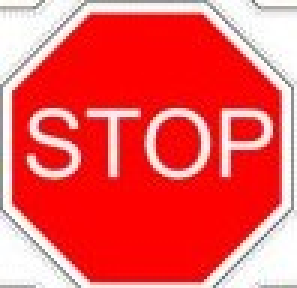
#> input picture py1/stop1.jpg, 99 x 96 px (shown 3 times larger)
$ python pp3.py
#> lines starting #> are read from the running program, lines starting #| are printed output that depends on the picture
import cv2
import numpy as np
from matplotlib import pyplot as plt
name1='stop_sign.png'
name3 ='stop1.jpg'
name2='to_find2.jpg'
n1 = name3
n2 = name2

template = cv2.imread( n1, 0 )
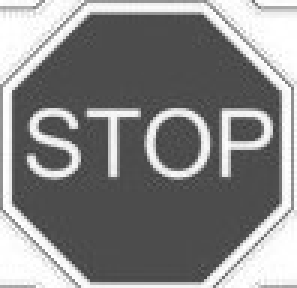
#> template: shape (96, 99) (shown 3 times larger); min 59, max 255, mean 133.9
w, h = template.shape[::-1]
#> w = 99; h = 96
#template = cv2.cvtColor(template, cv2.COLOR_BGR2GRAY)
template = template.astype(np.float32)

# All the 6 methods for comparison in a list
#methods = ['cv2.TM_CCOEFF', 'cv2.TM_CCOEFF_NORMED', 'cv2.TM_CCORR',
#            'cv2.TM_CCORR_NORMED', 'cv2.TM_SQDIFF', 'cv2.TM_SQDIFF_NORMED']

#cap = cv2.VideoCapture(0)
img =cv2.imread(n2)
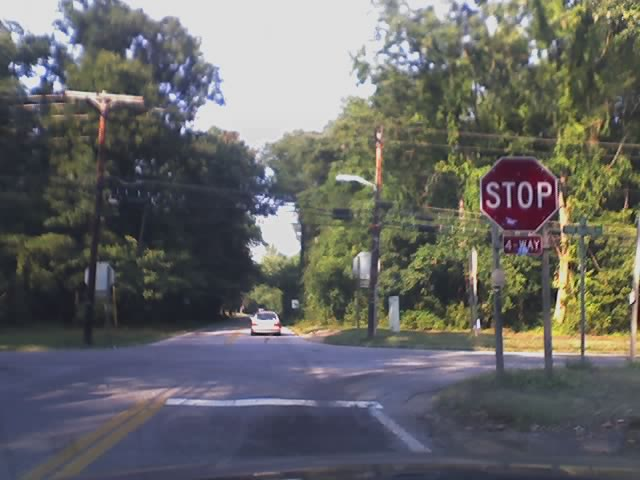
#> input picture py1/to_find2.jpg, 640 x 480 px
#> img is the input picture: shape (480, 640, 3); mean B, G, R 101.7, 102.8, 102.4
img2 = img.copy()


#for meth in methods:
img = img2.copy()
img = cv2.cvtColor(img, cv2.COLOR_BGR2GRAY)
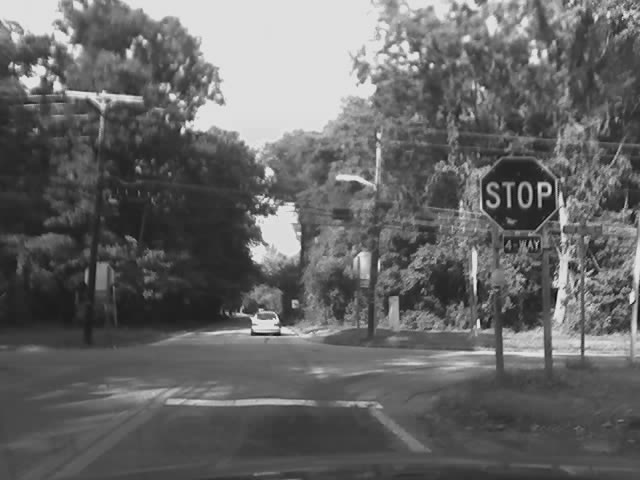
#> img: shape (480, 640); min 9, max 237, mean 102.6
img = img.astype(np.float32)

res = cv2.matchTemplate(img,template, cv2.TM_CCOEFF_NORMED)
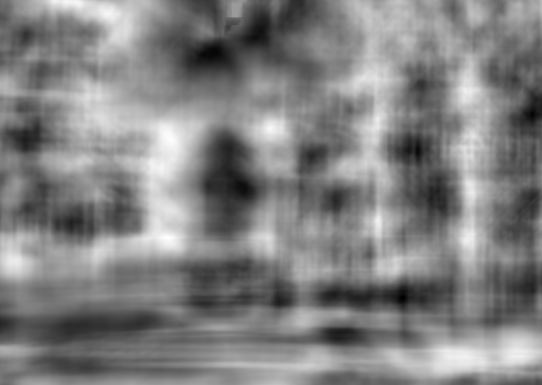
#> res: shape (385, 542) float32; min -0.384, max 0.396, mean 0.0116; drawn with min black and max white
min_val, max_val, min_loc, max_loc = cv2.minMaxLoc(res)
#> min_val = -0.384; max_val = 0.396; min_loc = (403, 297); max_loc = (168, 238)
threshold = 0.8
loc = np.where(res >= threshold )
#> loc = (empty array, empty array)
for pt in zip(*loc[::-1]):
    cv2.rectangle(img, pt, ( pt[0]+w, pt[1]+h ), (0,0,255), 2)
#> this loop made 0 passes

cv2.imshow('source', img)
cv2.waitKey(0)
